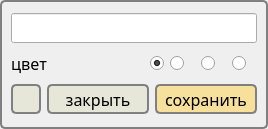
<?xml version="1.0" encoding="UTF-8"?>
<ui version="4.0">
 <class>FolderEditWindow</class>
 <widget class="QDialog" name="FolderEditWindow">
  <property name="geometry">
   <rect>
    <x>0</x>
    <y>0</y>
    <width>268</width>
    <height>129</height>
   </rect>
  </property>
  <property name="font">
   <font>
    <family>Bahnschrift</family>
    <pointsize>12</pointsize>
    <bold>false</bold>
   </font>
  </property>
  <property name="windowTitle">
   <string>Изменение папки</string>
  </property>
  <property name="styleSheet">
   <string notr="true">QDialog{
border: 2px solid grey;
border-radius: 5px;
}
</string>
  </property>
  <layout class="QVBoxLayout" name="verticalLayout" stretch="3,1,1">
   <item>
    <widget class="QLineEdit" name="folderEditName">
     <property name="maximumSize">
      <size>
       <width>16777215</width>
       <height>30</height>
      </size>
     </property>
    </widget>
   </item>
   <item>
    <layout class="QHBoxLayout" name="horizontalLayout_2">
     <item>
      <layout class="QHBoxLayout" name="horizontalLayout">
       <item>
        <widget class="QLabel" name="label">
         <property name="text">
          <string>цвет</string>
         </property>
         <property name="alignment">
          <set>Qt::AlignmentFlag::AlignLeading|Qt::AlignmentFlag::AlignLeft|Qt::AlignmentFlag::AlignVCenter</set>
         </property>
        </widget>
       </item>
       <item>
        <widget class="QRadioButton" name="folderColorWhite">
         <property name="minimumSize">
          <size>
           <width>20</width>
           <height>20</height>
          </size>
         </property>
         <property name="maximumSize">
          <size>
           <width>25</width>
           <height>25</height>
          </size>
         </property>
         <property name="layoutDirection">
          <enum>Qt::LayoutDirection::RightToLeft</enum>
         </property>
         <property name="styleSheet">
          <string notr="true">QRadioButton::indicator {
	image: url(:/pictures/resources/color-white-big.svg);
	width: 25px;
	height: 25px;
}
QRadioButton::indicator:checked {
	image: url(:/pictures/resources/color-white-checked.svg);
	width: 25px;
	height: 25px;
}</string>
         </property>
         <property name="text">
          <string/>
         </property>
         <property name="checked">
          <bool>true</bool>
         </property>
         <attribute name="buttonGroup">
          <string notr="true">buttonGroup</string>
         </attribute>
        </widget>
       </item>
       <item>
        <widget class="QRadioButton" name="folderColorGreen">
         <property name="minimumSize">
          <size>
           <width>20</width>
           <height>20</height>
          </size>
         </property>
         <property name="maximumSize">
          <size>
           <width>25</width>
           <height>25</height>
          </size>
         </property>
         <property name="styleSheet">
          <string notr="true">QRadioButton::indicator {
	image: url(:/pictures/resources/color-green-big.svg);
	width: 25px;
	height: 25px;
}
QRadioButton::indicator:checked {
	image: url(:/pictures/resources/color-green-checked.svg);
	width: 25px;
	height: 25px;
}</string>
         </property>
         <property name="text">
          <string/>
         </property>
         <attribute name="buttonGroup">
          <string notr="true">buttonGroup</string>
         </attribute>
        </widget>
       </item>
       <item>
        <widget class="QRadioButton" name="folderColorRed">
         <property name="minimumSize">
          <size>
           <width>20</width>
           <height>20</height>
          </size>
         </property>
         <property name="maximumSize">
          <size>
           <width>25</width>
           <height>25</height>
          </size>
         </property>
         <property name="styleSheet">
          <string notr="true">QRadioButton::indicator {
	image: url(:/pictures/resources/color-red-big.svg);
	width: 25px;
	height: 25px;
}
QRadioButton::indicator:checked {
	image: url(:/pictures/resources/color-red-checked.svg);
	width: 25px;
	height: 25px;
}</string>
         </property>
         <property name="text">
          <string/>
         </property>
         <attribute name="buttonGroup">
          <string notr="true">buttonGroup</string>
         </attribute>
        </widget>
       </item>
       <item>
        <widget class="QRadioButton" name="folderColorBlue">
         <property name="minimumSize">
          <size>
           <width>20</width>
           <height>20</height>
          </size>
         </property>
         <property name="maximumSize">
          <size>
           <width>25</width>
           <height>25</height>
          </size>
         </property>
         <property name="styleSheet">
          <string notr="true">QRadioButton::indicator {
	image: url(:/pictures/resources/color-blue-big.svg);
	width: 25px;
	height: 25px;
}
QRadioButton::indicator:checked {
	image: url(:/pictures/resources/color-blue-checked.svg);
	width: 25px;
	height: 25px;
}</string>
         </property>
         <property name="text">
          <string/>
         </property>
         <attribute name="buttonGroup">
          <string notr="true">buttonGroup</string>
         </attribute>
        </widget>
       </item>
      </layout>
     </item>
    </layout>
   </item>
   <item>
    <layout class="QHBoxLayout" name="horizontalLayout_3" stretch="1,2,2">
     <item>
      <widget class="QPushButton" name="folderEditDelete">
       <property name="sizePolicy">
        <sizepolicy hsizetype="Preferred" vsizetype="Fixed">
         <horstretch>0</horstretch>
         <verstretch>0</verstretch>
        </sizepolicy>
       </property>
       <property name="maximumSize">
        <size>
         <width>30</width>
         <height>30</height>
        </size>
       </property>
       <property name="styleSheet">
        <string notr="true">QPushButton {
	icon: url(:/pictures/resources/bin.png);
	background-color: rgb(230,230,217);
	border-radius: 5px;
	border: 2px solid gray;
	color: black;
}
QPushButton:hover {
	background-color:  rgb(218, 66, 66);
}
</string>
       </property>
       <property name="text">
        <string/>
       </property>
      </widget>
     </item>
     <item>
      <widget class="QPushButton" name="folderEditClose">
       <property name="sizePolicy">
        <sizepolicy hsizetype="Minimum" vsizetype="Fixed">
         <horstretch>0</horstretch>
         <verstretch>0</verstretch>
        </sizepolicy>
       </property>
       <property name="maximumSize">
        <size>
         <width>16777215</width>
         <height>30</height>
        </size>
       </property>
       <property name="styleSheet">
        <string notr="true">QPushButton {
	background-color: rgb(230,230,217);
	border-radius: 5px;
	border: 2px solid gray;
	color: black;
}
QPushButton:hover {
	background-color: rgb(247,223,156);
}
</string>
       </property>
       <property name="text">
        <string>закрыть</string>
       </property>
      </widget>
     </item>
     <item>
      <widget class="QPushButton" name="folderEditSave">
       <property name="sizePolicy">
        <sizepolicy hsizetype="Minimum" vsizetype="Fixed">
         <horstretch>0</horstretch>
         <verstretch>0</verstretch>
        </sizepolicy>
       </property>
       <property name="maximumSize">
        <size>
         <width>16777215</width>
         <height>30</height>
        </size>
       </property>
       <property name="styleSheet">
        <string notr="true">QPushButton {
	background-color: rgb(247,223,156);
	border-radius: 5px;
	border: 2px solid gray;
	color: black;
}
QPushButton:hover {
	background-color: rgb(171, 153, 99);
}
</string>
       </property>
       <property name="text">
        <string>сохранить</string>
       </property>
       <property name="default">
        <bool>true</bool>
       </property>
      </widget>
     </item>
    </layout>
   </item>
  </layout>
 </widget>
 <resources/>
 <connections/>
 <buttongroups>
  <buttongroup name="buttonGroup"/>
 </buttongroups>
</ui>
